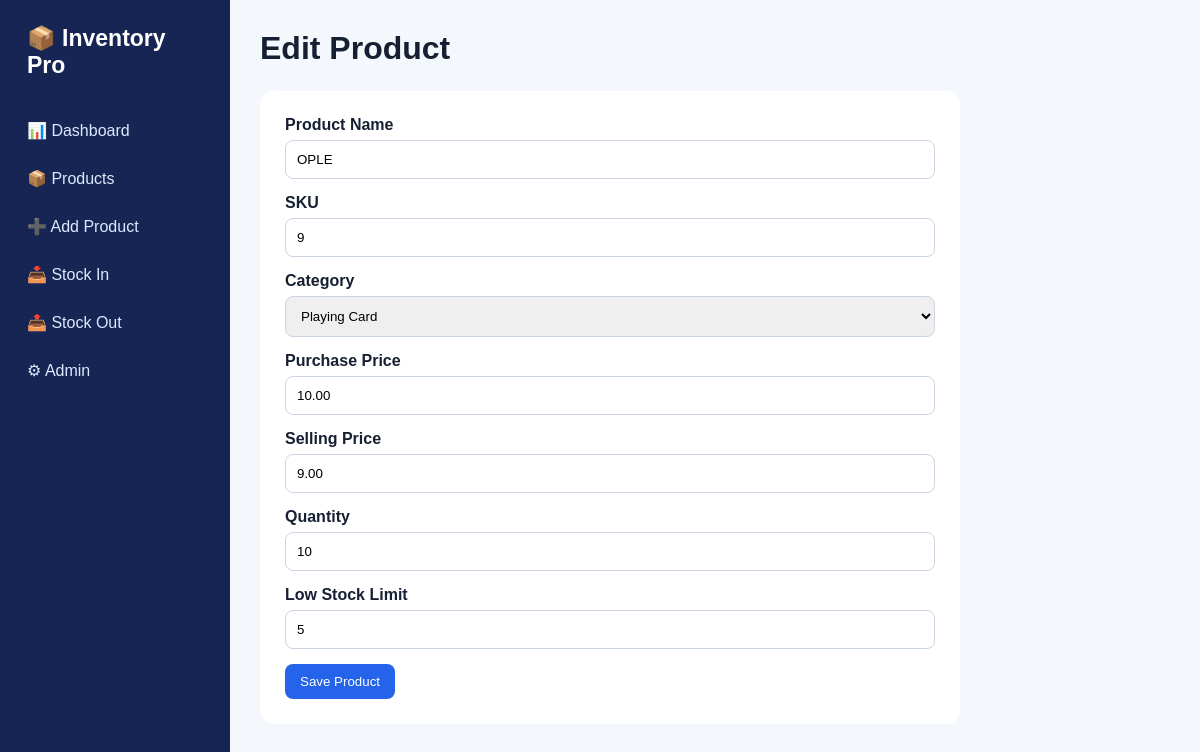
The app's page /products/2/edit/ with its own data.
### inventory/models.py (models this page shows, shortened)
class Product(models.Model):
    name = models.CharField(max_length=150)
    sku = models.CharField(max_length=50, unique=True)
    category = models.ForeignKey(Category, on_delete=models.SET_NULL, null=True, blank=True)
    purchase_price = models.DecimalField(max_digits=12, decimal_places=2, default=0)
    selling_price = models.DecimalField(max_digits=12, decimal_places=2, default=0)
    quantity = models.PositiveIntegerField(default=0)
    low_stock_limit = models.PositiveIntegerField(default=5)
    created_at = models.DateTimeField(auto_now_add=True)

class Category(models.Model):
    name = models.CharField(max_length=100, unique=True)

### inventory/views.py (the view, shortened to what this page needs)
# urls.py: path("products/<int:pk>/edit/", views.edit_product, name="edit_product"),
def edit_product(request, pk):
    p = get_object_or_404(Product,pk=pk)
    return render(request,"product_form.html",{"categories":Category.objects.all(),"p":p,"title":"Edit Product"})

### templates/product_form.html
{% extends "base.html" %}{% block title %}{{title}}{% endblock %}{% block content %}
<h1>{{title}}</h1><br><form method="post" class="form">{% csrf_token %}
<div class="field"><label>Product Name</label><input name="name" required value="{{p.name|default:''}}"></div>
<div class="field"><label>SKU</label><input name="sku" required value="{{p.sku|default:''}}"></div>
<div class="field"><label>Category</label><select name="category"><option value="">-- None --</option>{% for c in categories %}<option value="{{c.id}}" {% if p.category_id == c.id %}selected{% endif %}>{{c.name}}</option>{% endfor %}</select></div>
<div class="field"><label>Purchase Price</label><input type="number" step="0.01" name="purchase_price" value="{{p.purchase_price|default:0}}"></div>
<div class="field"><label>Selling Price</label><input type="number" step="0.01" name="selling_price" value="{{p.selling_price|default:0}}"></div>
<div class="field"><label>Quantity</label><input type="number" name="quantity" min="0" value="{{p.quantity|default:0}}"></div>
<div class="field"><label>Low Stock Limit</label><input type="number" name="low_stock_limit" min="0" value="{{p.low_stock_limit|default:5}}"></div>
<button class="btn">Save Product</button></form>{% endblock %}

### templates/base.html (style rules this page uses)
* { box-sizing:border-box }
body { margin:0;font-family:Arial,sans-serif;background:#f4f7fb;color:#172033 }
h1 { margin:0 0 6px }
.btn { display:inline-block;border:0;border-radius:8px;padding:10px 15px;text-decoration:none;background:#2563eb;color:white;cursor:pointer }
.form { max-width:700px;background:white;padding:25px;border-radius:14px }
.field { margin-bottom:15px }
label { display:block;font-weight:600;margin-bottom:6px }
input,select { width:100%;padding:11px;border:1px solid #cbd5e1;border-radius:8px }

### records on screen
Product: name "OPLE", sku "9", category "Playing Card", purchase_price "10.00", selling_price "9.00", quantity "10", low_stock_limit "5"

### other values on screen
{{ title }} "Edit Product"
